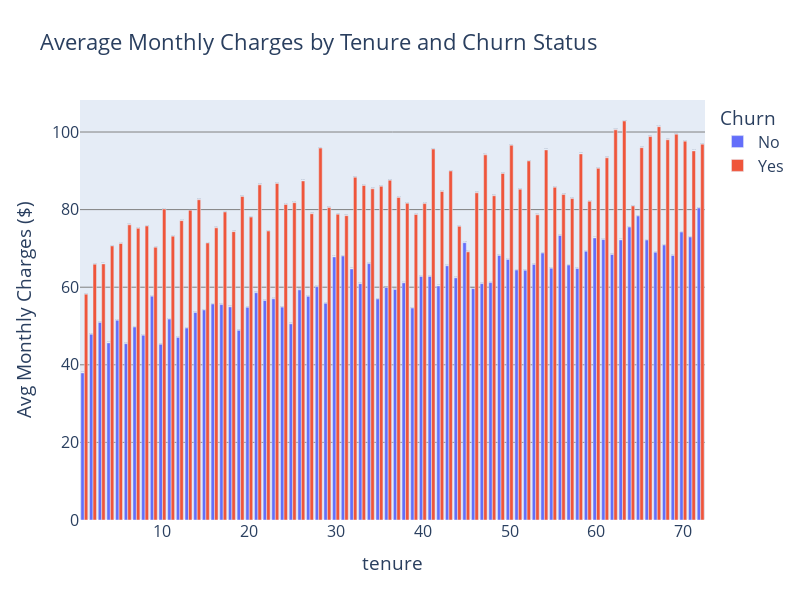

Source (notebook cell):
### Code cell
fig = px.bar(
    Churn_Tenure_Charges,
    x='tenure',
    y='MonthlyCharges',
    color='Churn',
    barmode='group',
    title='Average Monthly Charges by Tenure and Churn Status',
    labels={'MonthlyCharges': 'Avg Monthly Charges ($)'}
)
fig.update_traces(
    texttemplate='%{y:.2f}',
    textposition='outside'
)
fig.update_layout(
    yaxis=dict(showgrid=True, gridcolor='gray'),
    font=dict(size=16),
    width=800,
    height=600
)

fig.show()

### Figure 1 — Plotly figure (JSON) as saved in the notebook; plotly's stock layout.template omitted (floating-point values rounded to 4 significant figures)
{"data": [{"alignmentgroup": "True", "hovertemplate": "Churn=No<br>tenure=%{x}<br>Avg Monthly Charges ($)=%{y}<extra></extra>", "legendgroup": "No", "marker": {"color": "#636efa", "pattern": {"shape": ""}}, "name": "No", "offsetgroup": "No", "orientation": "v", "showlegend": true, "textposition": "outside", "texttemplate": "%{y:.2f}", "type": "bar", "x": [1, 2, 3, 4, 5, 6, 7, 8, 9, 10, 11, 12, 13, 14, 15, 16, 17, 18, 19, 20, 21, 22, 23, 24, 25, 26, 27, 28, 29, 30, 31, 32, 33, 34, 35, 36, 37, 38, 39, 40, 41, 42, 43, 44, 45, 46, 47, 48, 49, 50, 51, 52, 53, 54, 55, 56, 57, 58, 59, 60, 61, 62, 63, 64, 65, 66, 67, 68, 69, 70, 71, 72], "xaxis": "x", "y": [37.91, 47.88, 50.92, 45.65, 51.48, 45.45, 49.74, 47.64, 57.69, 45.3, 51.77, 47.06, 49.48, 53.49, 54.14, 55.67, 55.52, 54.93, 48.89, 54.82, 58.59, 56.57, 57.01, 54.88, 50.56, 59.32, 57.64, 60.14, 55.86, 67.81, 68.04, 64.71, 60.92, 66.08, 56.97, 59.93, 59.42, 61.12, 54.63, 62.77, 62.77, 60.34, 65.52, 62.41, 71.48, 59.64, 60.92, 61.19, 68.2, 67.16, 64.43, 64.37, 65.87, 68.8, 64.9, 73.34, 65.71, 64.81, 69.28, 72.7, 72.28, 68.44, 72.2, 75.51, 78.36, 72.17, 69.03, 70.88, 68.19, 74.21, 72.95, 80.42], "yaxis": "y"}, {"alignmentgroup": "True", "hovertemplate": "Churn=Yes<br>tenure=%{x}<br>Avg Monthly Charges ($)=%{y}<extra></extra>", "legendgroup": "Yes", "marker": {"color": "#EF553B", "pattern": {"shape": ""}}, "name": "Yes", "offsetgroup": "Yes", "orientation": "v", "showlegend": true, "textposition": "outside", "texttemplate": "%{y:.2f}", "type": "bar", "x": [1, 2, 3, 4, 5, 6, 7, 8, 9, 10, 11, 12, 13, 14, 15, 16, 17, 18, 19, 20, 21, 22, 23, 24, 25, 26, 27, 28, 29, 30, 31, 32, 33, 34, 35, 36, 37, 38, 39, 40, 41, 42, 43, 44, 45, 46, 47, 48, 49, 50, 51, 52, 53, 54, 55, 56, 57, 58, 59, 60, 61, 62, 63, 64, 65, 66, 67, 68, 69, 70, 71, 72], "xaxis": "x", "y": [58.2, 65.92, 66.01, 70.64, 71.27, 76.09, 75.18, 75.78, 70.31, 80.16, 73.16, 77.16, 79.86, 82.54, 71.41, 75.31, 79.39, 74.33, 83.4, 78.07, 86.39, 74.48, 86.75, 81.31, 81.78, 87.39, 78.93, 95.85, 80.52, 78.82, 78.44, 88.35, 86.21, 85.37, 86.0, 87.58, 83.15, 81.64, 78.73, 81.54, 95.6, 84.68, 89.96, 75.69, 69.11, 84.32, 94.11, 83.57, 89.32, 96.59, 85.26, 92.54, 78.65, 95.39, 85.76, 83.88, 82.85, 94.36, 82.16, 90.63, 93.35, 100.6, 102.8, 80.94, 95.96, 98.82, 101.4, 98.01, 99.45, 97.65, 95.13, 96.88], "yaxis": "y"}], "layout": {"barmode": "group", "font": {"size": 16}, "height": 600, "legend": {"title": {"text": "Churn"}, "tracegroupgap": 0}, "title": {"text": "Average Monthly Charges by Tenure and Churn Status"}, "width": 800, "xaxis": {"anchor": "y", "domain": [0, 1], "title": {"text": "tenure"}}, "yaxis": {"anchor": "x", "domain": [0, 1], "gridcolor": "gray", "showgrid": true, "title": {"text": "Avg Monthly Charges ($)"}}}}
